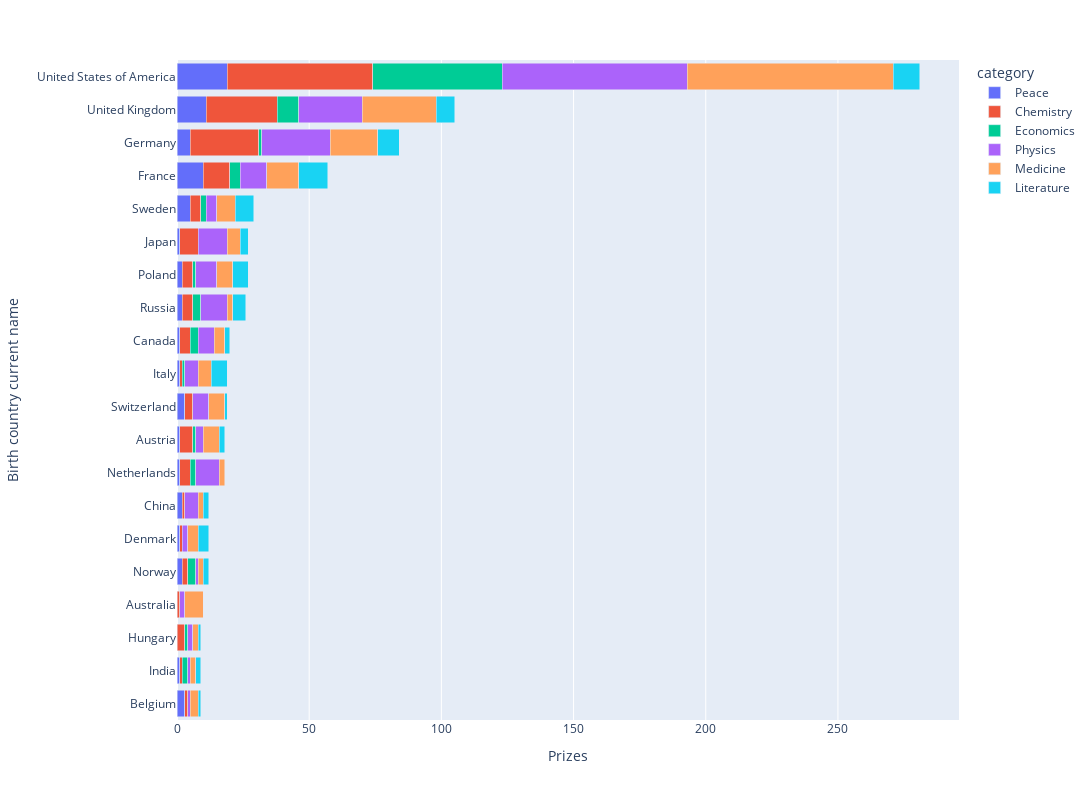

Notebook cell for this chart:
### Code cell
fig = px.bar(merged_df,
             x='category_prize',
             y='birth_country_current',
             orientation='h',
             color='category',
             height=800,
             width=1100
             )

fig.update_layout(barmode='stack', yaxis={'categoryorder': 'sum ascending'}, yaxis_title='Birth country current name', xaxis_title='Prizes')
fig.show()

### Figure 1 — Plotly figure (JSON) as saved in the notebook; plotly's stock layout.template omitted (floating-point values rounded to 4 significant figures)
{"data": [{"alignmentgroup": "True", "hovertemplate": "category=Peace<br>category_prize=%{x}<br>birth_country_current=%{y}<extra></extra>", "legendgroup": "Peace", "marker": {"color": "#636efa", "pattern": {"shape": ""}}, "name": "Peace", "offsetgroup": "Peace", "orientation": "h", "showlegend": true, "textposition": "auto", "type": "bar", "x": [3, 1, 2, 1, 2, 1, 1, 3, 1, 1, 2, 2, 1, 5, 10, 5, 11, 19], "xaxis": "x", "y": ["Belgium", "India", "Norway", "Denmark", "China", "Netherlands", "Austria", "Switzerland", "Italy", "Canada", "Russia", "Poland", "Japan", "Sweden", "France", "Germany", "United Kingdom", "United States of America"], "yaxis": "y"}, {"alignmentgroup": "True", "hovertemplate": "category=Chemistry<br>category_prize=%{x}<br>birth_country_current=%{y}<extra></extra>", "legendgroup": "Chemistry", "marker": {"color": "#EF553B", "pattern": {"shape": ""}}, "name": "Chemistry", "offsetgroup": "Chemistry", "orientation": "h", "showlegend": true, "textposition": "auto", "type": "bar", "x": [3, 1, 1, 1, 2, 1, 1, 5, 4, 3, 1, 4, 4, 7, 4, 4, 10, 26, 27, 55], "xaxis": "x", "y": ["Hungary", "India", "Belgium", "Australia", "Norway", "Denmark", "China", "Austria", "Netherlands", "Switzerland", "Italy", "Canada", "Russia", "Japan", "Poland", "Sweden", "France", "Germany", "United Kingdom", "United States of America"], "yaxis": "y"}, {"alignmentgroup": "True", "hovertemplate": "category=Economics<br>category_prize=%{x}<br>birth_country_current=%{y}<extra></extra>", "legendgroup": "Economics", "marker": {"color": "#00cc96", "pattern": {"shape": ""}}, "name": "Economics", "offsetgroup": "Economics", "orientation": "h", "showlegend": true, "textposition": "auto", "type": "bar", "x": [1, 2, 3, 1, 2, 1, 3, 3, 1, 2, 4, 1, 8, 49], "xaxis": "x", "y": ["Hungary", "India", "Norway", "Austria", "Netherlands", "Italy", "Canada", "Russia", "Poland", "Sweden", "France", "Germany", "United Kingdom", "United States of America"], "yaxis": "y"}, {"alignmentgroup": "True", "hovertemplate": "category=Physics<br>category_prize=%{x}<br>birth_country_current=%{y}<extra></extra>", "legendgroup": "Physics", "marker": {"color": "#ab63fa", "pattern": {"shape": ""}}, "name": "Physics", "offsetgroup": "Physics", "orientation": "h", "showlegend": true, "textposition": "auto", "type": "bar", "x": [1, 1, 2, 2, 2, 5, 1, 3, 9, 5, 6, 6, 10, 8, 11, 4, 10, 26, 24, 70], "xaxis": "x", "y": ["India", "Belgium", "Hungary", "Australia", "Denmark", "China", "Norway", "Austria", "Netherlands", "Italy", "Switzerland", "Canada", "Russia", "Poland", "Japan", "Sweden", "France", "Germany", "United Kingdom", "United States of America"], "yaxis": "y"}, {"alignmentgroup": "True", "hovertemplate": "category=Medicine<br>category_prize=%{x}<br>birth_country_current=%{y}<extra></extra>", "legendgroup": "Medicine", "marker": {"color": "#FFA15A", "pattern": {"shape": ""}}, "name": "Medicine", "offsetgroup": "Medicine", "orientation": "h", "showlegend": true, "textposition": "auto", "type": "bar", "x": [2, 3, 2, 7, 2, 4, 2, 6, 2, 5, 6, 4, 2, 6, 5, 7, 12, 18, 28, 78], "xaxis": "x", "y": ["India", "Belgium", "Hungary", "Australia", "Norway", "Denmark", "China", "Austria", "Netherlands", "Italy", "Switzerland", "Canada", "Russia", "Poland", "Japan", "Sweden", "France", "Germany", "United Kingdom", "United States of America"], "yaxis": "y"}, {"alignmentgroup": "True", "hovertemplate": "category=Literature<br>category_prize=%{x}<br>birth_country_current=%{y}<extra></extra>", "legendgroup": "Literature", "marker": {"color": "#19d3f3", "pattern": {"shape": ""}}, "name": "Literature", "offsetgroup": "Literature", "orientation": "h", "showlegend": true, "textposition": "auto", "type": "bar", "x": [2, 1, 1, 2, 2, 4, 2, 1, 6, 2, 5, 6, 3, 7, 11, 8, 7, 10], "xaxis": "x", "y": ["India", "Belgium", "Hungary", "Norway", "China", "Denmark", "Austria", "Switzerland", "Italy", "Canada", "Russia", "Poland", "Japan", "Sweden", "France", "Germany", "United Kingdom", "United States of America"], "yaxis": "y"}], "layout": {"barmode": "stack", "height": 800, "legend": {"title": {"text": "category"}, "tracegroupgap": 0}, "margin": {"t": 60}, "width": 1100, "xaxis": {"anchor": "y", "domain": [0, 1], "title": {"text": "Prizes"}}, "yaxis": {"anchor": "x", "categoryorder": "sum ascending", "domain": [0, 1], "title": {"text": "Birth country current name"}}}}
